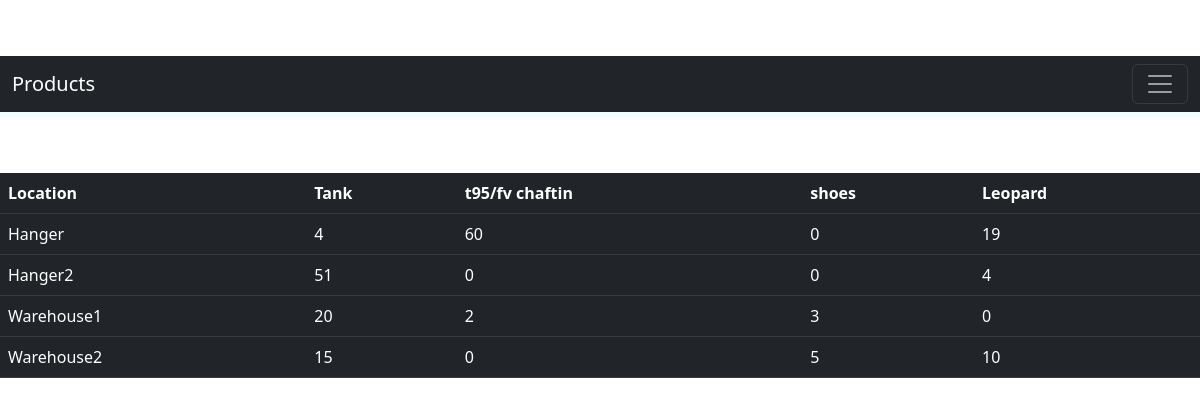
Screenshot of /report with the database file from the repository.
### models.py (models this page shows, shortened)
class Product(db.Model):
    __tablename__ = 'product'
    product_id = db.Column(db.String(50), primary_key=True)

class Location(db.Model):
    __tablename__ = 'location'
    location_id = db.Column(db.String(50), primary_key=True)

### App.py (the view)
@app.route('/report', methods=['GET'])
def view_report():
    movements = db.session.query(
        ProductMovement.to_location,
        ProductMovement.product_id,
        db.func.sum(ProductMovement.qty).label('total_in')
    ).join(Product, Product.product_id == ProductMovement.product_id)\
    .join(Location, Location.location_id == ProductMovement.to_location)\
    .group_by(ProductMovement.to_location, ProductMovement.product_id).all()
    data = {}
    products = set()
    locations = set()
    for movement in movements:
        location_id = movement.to_location
        product_id = movement.product_id
        total_in = movement.total_in
        products.add((product_id, Product.query.get(product_id).product_id))
        locations.add((location_id, Location.query.get(location_id).location_id))
        if location_id not in data:
            data[location_id] = {}
        data[location_id][product_id] = total_in
    return render_template('report.html', data=data, products=products, locations=locations)

### templates/report.html (shortened to what this page needs)
{% include "index.html" %}
<!DOCTYPE html>
<html>
<head>
</head>
<body>
	<h1>Product Movement Report</h1>
	<table class="table table-dark">
		<thead>
			<tr>
				<th>Location</th>
				{% for product in products %}
					<th>{{ product[1] }}</th>
				{% endfor %}
			</tr>
		</thead>
		<tbody>
			{% for location in locations %}
				<tr>
					<td>{{ location[1] }}</td>
					{% for product in products %}
						<td>{{ data.get(location[0], {}).get(product[0], 0) }}</td>
					{% endfor %}
				</tr>
			{% endfor %}
		</tbody>
	</table>
</body>
</html>

### static/styles/Home.css (style rules this page uses)
body { background-image: url('https://rare-gallery.com/uploads/posts/569025-background-brown.jpg'); background-repeat: no-repeat; background-attachment: fixed; background-size: 100% 100%; color: white; }

### rows the page displays
Product: product_id "Tank", get "4", get "51", get "20", get "15"
Product: product_id "t95/fv chaftin", get "60", get "0", get "2"
Product: product_id "shoes", get "0", get "3", get "5"
Product: product_id "Leopard", get "19", get "4", get "0", get "10"
Location: location_id "Hanger"
Location: location_id "Hanger2"
Location: location_id "Warehouse1"
Location: location_id "Warehouse2"
